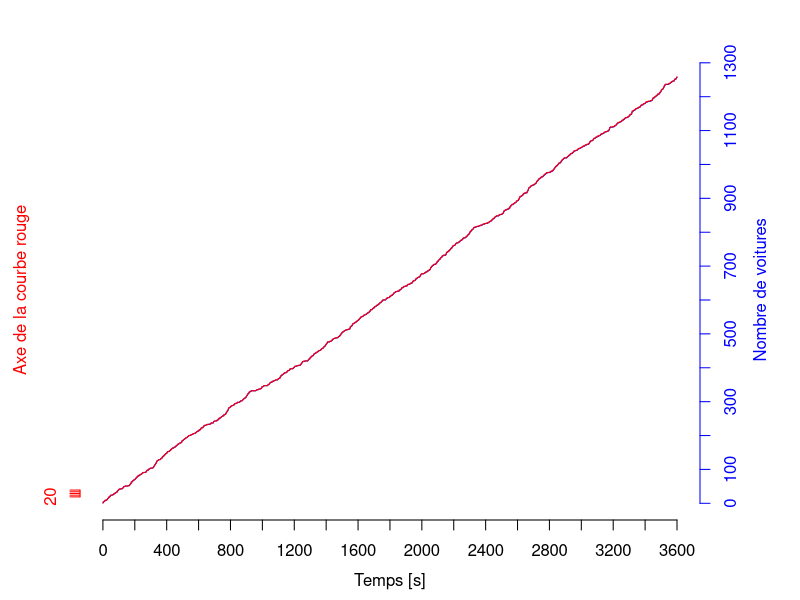

Write R code to recreate this figure.
rm(list = ls())

duree_max <- 3600 #duree en secondes
lambda <- 1/3 #lambda optimal
duree <- 0
nb_voiture <- 0
temps_vector <- c()
voiture_vector <- c()
inter_vector <- c()

while (duree <= duree_max) {
  inter_vector[(length(inter_vector) + 1)] <- rexp(1,lambda)
  duree <- duree + inter_vector[length(inter_vector)]
  nb_voiture <- nb_voiture +1
  temps_vector[(length(temps_vector) + 1)] <- duree
  voiture_vector[(length(voiture_vector) + 1)] <- nb_voiture
}

#affichage de la simulation
plot.new() 
par(mar=c(4,4,3,5)) 
plot(temps_vector,voiture_vector,"s",col="blue",axes=F,xlab="",ylab="")
axis(4, ylim=c(0,10),col="blue",col.axis="blue",at=seq(0,((max(voiture_vector)/100)+1)*100,100))
mtext("Nombre de voitures",side=4,line=2.5,col="blue") 
axis( 1 , ylim=c(20,40),col="black",col.axis="black",at=seq(0,3600, by=200)) 
mtext("Temps [s]",side=1,line=2.5,col="black") 

#calcul et affichage de l'estimation du lambda (lambda experimental)
N_T <- nb_voiture
T <- duree_max
lambda_exp <- N_T / T
print(lambda_exp)

#fonction calculant le nombre de voiture arrivant en t minutes
nb_voiture_fct <- function(t,x_v,y_v){
  temp <- x_v[1]
  index <- 0
  if(t <= 3600){
    while(temp <= t){
      index <- index + 1
      temp <- x_v[index]
    }
    y_v[index]
  }else{
    0
  }
  
}

#calcul et affichage du graphe de la fonction precedente
x_vect <- 1 : 3600
y_vect <- c()
for (i in x_vect) {
  y_vect[i] = nb_voiture_fct(i, temps_vector, voiture_vector)
}

par(new = T)
plot(x_vect,y_vect,"s",col="red",axes=F,xlab="",ylab="")
axis( 2 ,col="red",col.axis="red",at=seq(20, 40, by=5)) 
mtext("Axe de la courbe rouge",side=2,line=2.5,col="red")


#calcul et affichage de l'histogramme
histo <- hist(inter_vector, breaks = max(inter_vector), plot =FALSE)